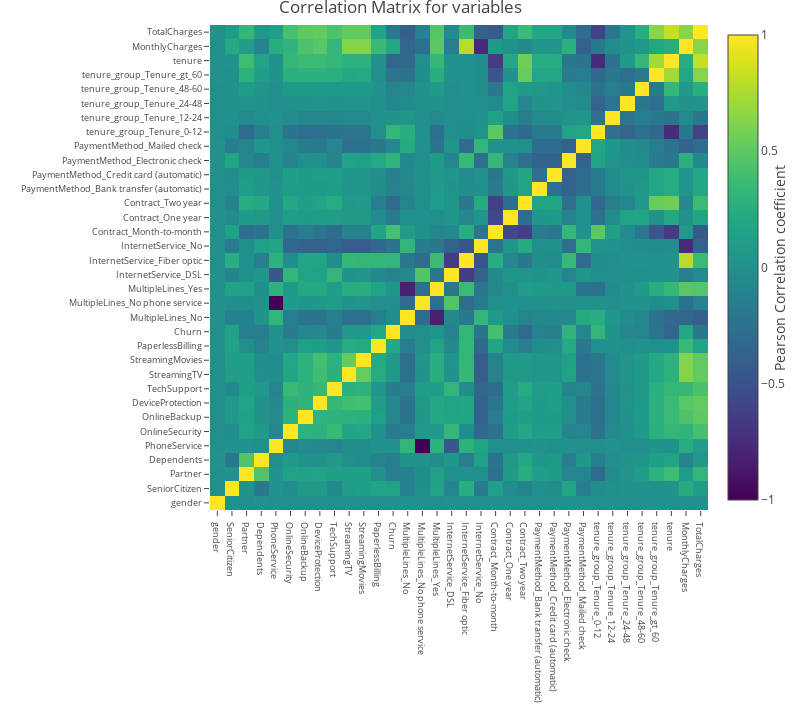

Source (notebook cell):
### Code cell
#korelacije
correlation = telcom.corr()
matrix_cols = correlation.columns.tolist()
corr_array  = np.array(correlation)

#prikaz matrice korelacija
trace = go.Heatmap(z = corr_array,
                   x = matrix_cols,
                   y = matrix_cols,
                   colorscale = "Viridis",
                   colorbar   = dict(title = "Pearson Correlation coefficient",
                                     titleside = "right"
                                    ) ,
                  )

layout = go.Layout(dict(title = "Correlation Matrix for variables",
                        autosize = False,
                        height  = 720,
                        width   = 800,
                        margin  = dict(r = 0 ,l = 210,
                                       t = 25,b = 210,
                                      ),
                        yaxis   = dict(tickfont = dict(size = 9)),
                        xaxis   = dict(tickfont = dict(size = 9))
                       )
                  )

data = [trace]
fig = go.Figure(data=data,layout=layout)
py.iplot(fig)

### Figure 1 — Plotly figure (JSON) as saved in the notebook; plotly's stock layout.template omitted (floating-point values rounded to 4 significant figures; data arrays with more than 128 entries replaced by an {"elided": "..."} marker saying what was removed)
{"data": [{"colorbar": {"title": {"side": "right", "text": "Pearson Correlation coefficient"}}, "colorscale": "Viridis", "type": "heatmap", "uid": "b171cc01-b4a1-4cbf-810f-1d29838cb84a", "x": ["gender", "SeniorCitizen", "Partner", "Dependents", "PhoneService", "OnlineSecurity", "OnlineBackup", "DeviceProtection", "TechSupport", "StreamingTV", "StreamingMovies", "PaperlessBilling", "Churn", "MultipleLines_No", "MultipleLines_No phone service", "MultipleLines_Yes", "InternetService_DSL", "InternetService_Fiber optic", "InternetService_No", "Contract_Month-to-month", "Contract_One year", "Contract_Two year", "PaymentMethod_Bank transfer (automatic)", "PaymentMethod_Credit card (automatic)", "PaymentMethod_Electronic check", "PaymentMethod_Mailed check", "tenure_group_Tenure_0-12", "tenure_group_Tenure_12-24", "tenure_group_Tenure_24-48", "tenure_group_Tenure_48-60", "tenure_group_Tenure_gt_60", "tenure", "MonthlyCharges", "TotalCharges"], "y": ["gender", "SeniorCitizen", "Partner", "Dependents", "PhoneService", "OnlineSecurity", "OnlineBackup", "DeviceProtection", "TechSupport", "StreamingTV", "StreamingMovies", "PaperlessBilling", "Churn", "MultipleLines_No", "MultipleLines_No phone service", "MultipleLines_Yes", "InternetService_DSL", "InternetService_Fiber optic", "InternetService_No", "Contract_Month-to-month", "Contract_One year", "Contract_Two year", "PaymentMethod_Bank transfer (automatic)", "PaymentMethod_Credit card (automatic)", "PaymentMethod_Electronic check", "PaymentMethod_Mailed check", "tenure_group_Tenure_0-12", "tenure_group_Tenure_12-24", "tenure_group_Tenure_24-48", "tenure_group_Tenure_48-60", "tenure_group_Tenure_gt_60", "tenure", "MonthlyCharges", "TotalCharges"], "z": {"elided": "34x34 float values"}}], "layout": {"autosize": false, "height": 720, "margin": {"b": 210, "l": 210, "r": 0, "t": 25}, "title": {"text": "Correlation Matrix for variables"}, "width": 800, "xaxis": {"tickfont": {"size": 9}}, "yaxis": {"tickfont": {"size": 9}}}}
